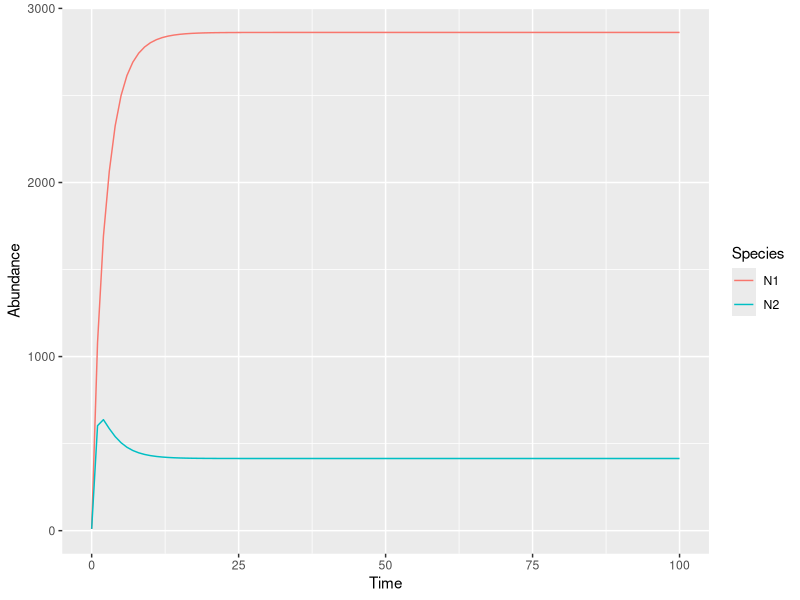

Reproduce this figure in R.
########################################################################################################################
#### Code to simulate Beverton-Holt annual plant model with seed bank
#### 2022.02.08 
########################################################################################################################



########################################################################################################################
#### Set working directory and load data files
library("tidyverse")



########################################################################################################################
#### Simulation function
BevertonHolt <- function(frame, parameters){
  
  Nsim = parameters$N
  Gsim = parameters$g
  Ssim = parameters$s
  Lsim = parameters$lambda
  Asim = parameters$A
  
  for(t in 2:dim(frame)[1]){
    x = frame[t-1, 2:(Nsim+1)]
    frame[t, 2:(Nsim+1)] = (1 - Gsim) * Ssim * x + Gsim * x * (Lsim / (1 + Asim %*% (Gsim * x)))
  }
  return(frame)
}



# ############################################################################################################################ Parameter setup
# #### Parameterize model (multiple species)
# # Number of species
# N = 5
# 
# # Seed germination rate
# g = rep(1, N)
# 
# # Survival rate of ungerminated seeds
# s = rep(0, N)
# 
# # Fecundity
# lambda = c(50, 50, 50, 50, 50)
# 
# # Interaction matrix
# A = matrix(c(1.0, 0.4, 0.5, 0.1, 0.5, 
#              0.3, 1.0, 0.2, 0.6, 0.5, 
#              0.5, 0.5, 1.0, 0.4, 0.5, 
#              0.5, 0.5, 0.3, 1.0, 0.5, 
#              0.1, 0.2, 0.3, 0.5, 1.0), N, N, byrow = TRUE)



############################################################################################################################ Parameter setup
#### Parameterize model (The coexist-pair FE-HO from Van Dyke et al., 2022, Nature)
#### N1 = FE (more abundant) & N2 = HO (less abundant)
# Number of species
N <- 2

# Seed germination rate
g <- c(0.752273, 0.666667)

# Survival rate of ungerminated seeds
s <- c(0.133750, 0.045000)

# Fecundity
lambda <- c(2129.949613, 736.667018)

# Interaction matrix
A <- matrix(c(0.588199, 1.410938,
              0.109412, 0.948399), N, N, byrow = TRUE)



########################################################################################################################
#### Simulation properties setup
# Aggregate parameters
parms <- list(N = N, 
              g = g, 
              s = s, 
              lambda = lambda, 
              A = A)

# Run time
Time <- 100

# Output matrix
out <- matrix(c(c(0:Time), rep(0, N*(Time+1))), (Time+1), N+1, byrow = F)
colnames(out) <- c("Time", paste("N", c(1:N), sep = ""))

# Initial density
out[1, 2:(N+1)] <- rep(10, N)



########################################################################################################################
#### Run simulation
out <- BevertonHolt(out, parms)



# ########################################################################################################################
# #### Solve analytically (only works when coexistence is possible)
# b <- ((lambda * g)/(1 - (1 - g) * s)) - 1
# equilibrium <- data.frame(Time = rep(T, N), 
#                           Species = paste("N", c(1:N), sep=""), 
#                           Abundance = (solve(A, b) / g))



########################################################################################################################
#### Compile data and plot simulation time series
data <- as.data.frame(out) %>% 
  gather(Species, Abundance, -Time)

ggplot(data, aes(x = Time, y = Abundance, color = Species)) + 
  geom_line() 

# #### Relative abundance
# out %>% 
#   as.data.frame() %>%
#   mutate(RA.N2 = N2 / (N1 + N2)) %>%
#   ggplot(aes(x = Time, y = RA.N2)) + 
#   geom_line()


################################################################################
################################################################################
################################################################################
### A function examining the sensitivity of parameters 
### in Beverton-Holt annual plant model

set.seed(123)

BH_sensitivity_func <- function(pchange_focal_par = 20, 
                                pchange_nonfocal_par = 5,
                                n_generation = 100,
                                n_sim = 100){
  
  ### Beverton-Holt model 
  BevertonHolt <- function(frame, parameters){
    
    Nsim = parameters$N
    Gsim = parameters$g
    Ssim = parameters$s
    Lsim = parameters$lambda
    Asim = parameters$A
    
    for(t in 2:dim(frame)[1]){
      x = frame[t-1, 2:(Nsim+1)]
      frame[t, 2:(Nsim+1)] = (1 - Gsim) * Ssim * x + Gsim * x * (Lsim / (1 + Asim %*% (Gsim * x)))
    }
    return(frame)
  }
  
  ### Parameters
  # 1. Number of species
  N <- 2
  
  # 2. Seed germination rate
  g <- c(0.752273, 0.666667)
  
  # 3. Survival rate of ungerminated seeds
  s <- c(0.133750, 0.045000)
  
  # 4. Fecundity
  lambda <- c(2129.949613, 736.667018)
  
  # 5. Interaction matrix
  A <- matrix(c(0.588199, 1.410938,
                0.109412, 0.948399), N, N, byrow = TRUE)
  
  parms <- list(N = N, 
                g = g, 
                s = s, 
                lambda = lambda, 
                A = A)
  
  ################################################################
  ### Sensitivity test of a single parameter #####################  
  ### Fix the parameters of N1 and change the parameters of N2 ###
  
  ### 1. Sensitivity of g
  g_sens <- sapply(1:n_sim, function(x){
    
    ### New parameters
    N <- 2
    g_temp <- c(g[1], g[2]*(1 + pchange_focal_par/100))
    s_temp <- c(s[1], s[2]*(1 + pchange_nonfocal_par*sample(c(1, -1), 1)/100))
    lambda_temp <- c(lambda[1], lambda[2]*(1 + pchange_nonfocal_par*sample(c(1, -1), 1)/100))
    A_temp <- matrix(c(0.588199, 1.410938, 0.109412, 0.948399), N, N, byrow = TRUE)
    
    parms <- list(N = N, 
                  g = g_temp, 
                  s = s_temp, 
                  lambda = lambda_temp, 
                  A = A_temp)
    
    ### Number of generations
    Time <- n_generation
    
    ### A data frame to store the outputs
    out <- out <- matrix(c(c(0:Time), rep(0, N*(Time+1))), (Time+1), N+1, byrow = F)
    colnames(out) <- c("Time", paste("N", c(1:N), sep = ""))
    
    ### Initial density
    out[1, 2:(N+1)] <- rep(10, N)
    
    ### Model outputs
    out <- BevertonHolt(out, parms)
    out[Time, N+1]
    
  })

  
  ### Return all the simulation results
  par_sens_df <- data.frame(parameter = rep(c("g"), n_sim), 
                            N2_eql = g_sens)
  return(par_sens_df)
  
}


BH_sensitivity_func()















